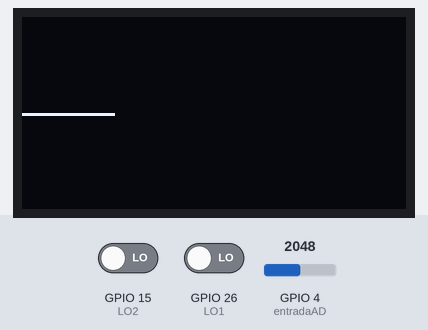
The sketch below on a simulated ESP32. Parts: 128×64 one-colour display. The test bench sets the inputs (shaded band); at power-on: GPIO 4 (entradaAD) = 2048, GPIO 15 (LO2) LOW, GPIO 26 (LO1) LOW. What the sketch prints to the serial monitor is not drawn.

Above: at 1.2 s.
1.3 s: GPIO 4 (entradaAD) set to 4060
At 1.74 s:
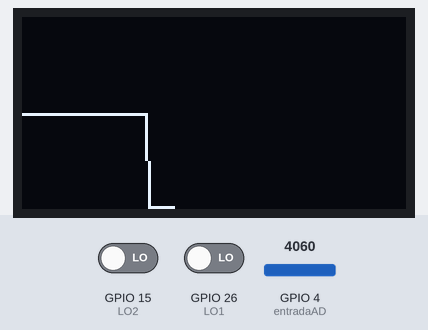
3.0 s: GPIO 4 (entradaAD) set to 4095
At 4.4 s:
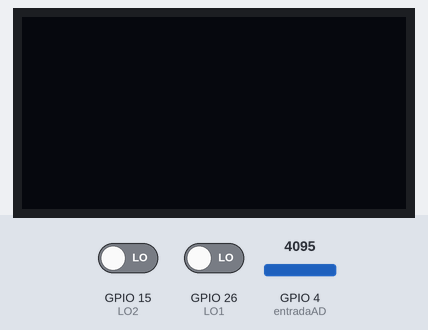
Timing chart, 0 to 6.0 s (numbered marks = the images above; inputs shaded):
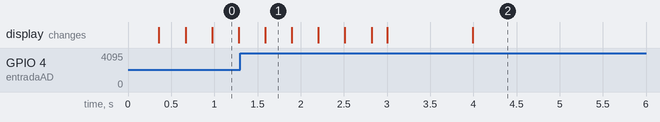

Measured:
- the behaviour switches between 4094 and 4095 on GPIO 4 (entradaAD) (found by bisection; images 1 and 2)

The sketch:

OLEDCONECG.ino
```cpp
#include <Wire.h>
#include <Adafruit_GFX.h>
#include <Adafruit_SSD1306.h>

#define SCREEN_WIDTH 128
#define SCREEN_HEIGHT 64
#define OLED_RESET    -1
#define SCREEN_ADDRESS 0x3C

Adafruit_SSD1306 display(SCREEN_WIDTH, SCREEN_HEIGHT, &Wire, OLED_RESET);

const int LO1 = 26; // Pin para el tercer LED LO+
const int LO2 = 15; // Pin para el cuarto LED LO-
const int entradaAD = 4; // Pin de entrada analógica para la señal cardíaca

void setup() {
  Serial.begin(9600);
  pinMode(LO1, INPUT);
  pinMode(LO2, INPUT);

  if(!display.begin(SSD1306_SWITCHCAPVCC, SCREEN_ADDRESS)) {
    Serial.println(F("No se ha encontrado la pantalla OLED"));
    for(;;);
  }

  display.clearDisplay();
  display.display();
}

void loop() {
  if((digitalRead(LO2) == 1) || (digitalRead(LO1) == 1)) {
    Serial.println("Revisa tu código compañero%");
  } else {
    int signal = analogRead(entradaAD);
    Serial.println(signal);

    // Graficar la señal en la pantalla OLED
    static int xPos = 0; // Posición x actual en la pantalla
    static int prevY = SCREEN_HEIGHT / 2; // Valor previo de y para graficar la línea

    // Mapear la señal analógica a la altura de la pantalla OLED
    int yPos = map(signal, 0, 4095, 0, SCREEN_HEIGHT); // Ajuste según la resolución del ADC del ESP32

    // Dibujar una línea desde la posición previa hasta la actual
    display.drawLine(xPos, prevY, xPos + 1, yPos, SSD1306_WHITE);
    prevY = yPos;
    xPos++;

    // Si llegamos al final de la pantalla, limpiamos y comenzamos de nuevo
    if (xPos >= SCREEN_WIDTH) {
      xPos = 0;
      display.clearDisplay();
    }

    display.display();
  }
  delay(5); // Ajustar el tiempo de espera entre cada paso
}
```
